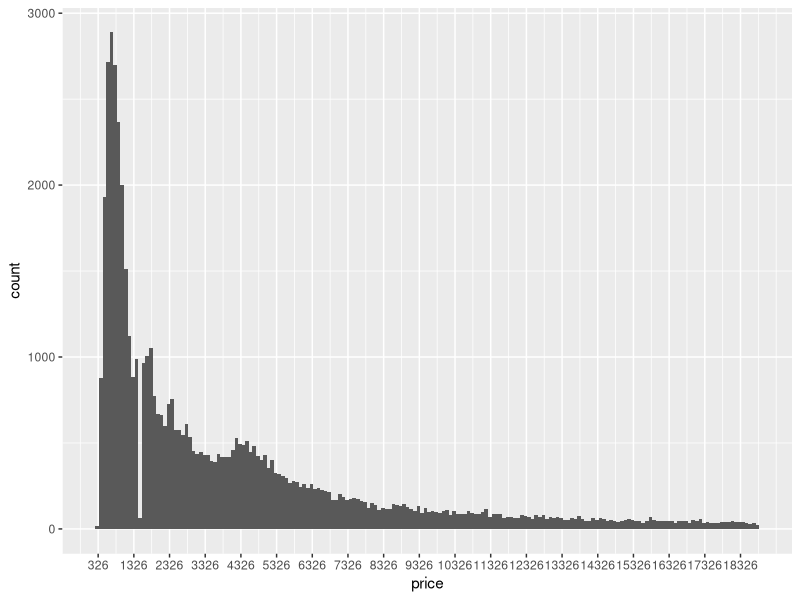

The R script that drew this image:
## ---- chunk 1
library(ggplot2)     #must load the ggplot package first
data(diamonds)       #loads the diamonds data set since it comes with the ggplot package
summary(diamonds)
## ---- chunk 2
ggplot(aes(x = price), data = diamonds) +
  geom_histogram(binwidth = 100) +
  scale_x_continuous(breaks = seq(326, 18823, 1000))
